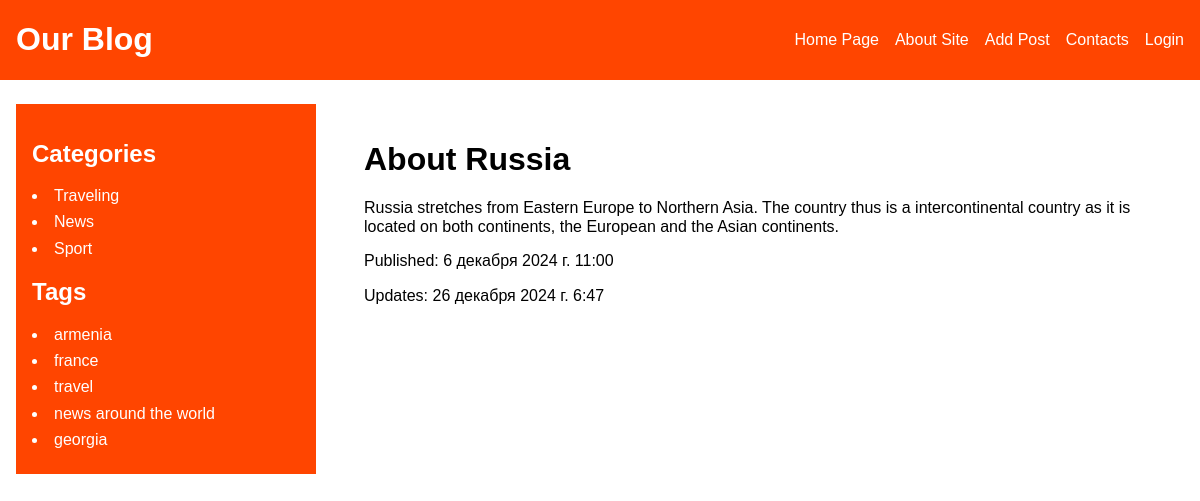
The page /article/about-russia/ on the database its author committed.
### blog/models.py (models this page shows, shortened)
class Category(models.Model):
    name = models.CharField(max_length=255, db_index=True,verbose_name="Անուն")
    slug = models.SlugField(max_length=255, unique=True, db_index=True,null=True)
    def get_absolute_url(self):
        return reverse("category", kwargs={"cat_slug": self.slug})
    class Meta:
        verbose_name = "Category"
        verbose_name_plural = "Categories"

class ArticleTags(models.Model):
    tag = models.CharField(max_length=255, db_index=True)
    slug = models.SlugField(max_length=255, unique=True, db_index=True)
    def get_absolute_url(self):
        return reverse("tag", kwargs={"tag_slug": self.slug})

class Article(models.Model):
    class Status(models.IntegerChoices):
        DRAFT = 0, "Draft"
        PUBLISHED = 1, "Published"
    title = models.CharField(max_length=255, verbose_name="Վերնագիր")
    slug = models.SlugField(max_length=255, unique=True, db_index=True, null=True)
    content = models.TextField(blank = True)
    time_create = models.DateTimeField(auto_now_add=True)
    time_update = models.DateTimeField(auto_now=True)
    is_published = models.BooleanField(choices=tuple(
        map(lambda x: (bool(x[0]), x[1]), Status.choices)), default=Status.PUBLISHED)
    category = models.ForeignKey("Category", on_delete=models.PROTECT,related_name="items")
    tags = models.ManyToManyField("ArticleTags", blank = True, related_name="tags")
    adv = models.OneToOneField("Adv", on_delete=models.SET_NULL, related_name="adv", null=True, blank=True)
    objects = models.Manager()
    published = ArticleManager()
    class Meta:
        ordering = ["time_create"]
        indexes = [
            models.Index(fields=["time_create"])
        ]

### blog/views.py (the view)
# urls.py: path("article/<slug:article_slug>/", views.show_article, name="article"),
def show_article(request, article_slug):
	article = get_object_or_404(Article, slug = article_slug)
	data = {
		"title": article.title,
		"content": article.content,
		"time_create": article.time_create,
		"time_update": article.time_update,
		"is_published": article.is_published,
		"tags": article.tags.all()
	}
	return render(request, "blog/show-article.html", data)

### blog/context.py (called while the page is built)
def menu_context(request):
    return {
        "menu":  [
            {
                "link_title": "Home Page",
                "link_url_name": "index"
            },
            {
                "link_title": "About Site",
                "link_url_name": "about"
            },
            {
                "link_title": "Add Post",
                "link_url_name": "add_post"
            },
            {
                "link_title": "Contacts",
                "link_url_name": "contacts"
            },
            {
                "link_title": "Login",
                "link_url_name": "login"
            },
        ],
    }

### blog/templatetags/blog_tags.py (called while the page is built)
@register.inclusion_tag("blog/includes/categories.html")
def show_categories(cat_selected=0):
    cats = Category.objects.all()
    return {"cats": cats, "cat_selected": cat_selected}

@register.inclusion_tag("blog/includes/tags.html")
def show_tags():
    return {"tags": ArticleTags.objects.all()}

### blog/templates/blog/show-article.html (shortened to what this page needs)
{% extends "base.html" %}
{% block article %}
    <div>
        <article>
            <h1>{{title}}</h1>
            <p>{{content|linebreaks}}</p>
            <div>
                <p>Published: {{time_create}}</p>
                <p>Updates: {{time_update}}</p>
            </div>
        </article>
    </div>
{% endblock %}

### blog/templates/blog/includes/categories.html
<h2>Categories</h2>
<ul class="categories">
    {% for cat in cats %}
        {% if cat.id == cat_selected %}
            <li class="active_cat">{{cat.name}}</li>
        {% else %}
            <li>
                <a class="category_item" href="{{ cat.get_absolute_url }}">{{cat.name}}</a>
            </li>
        {% endif %}
    {% endfor %}
</ul>

### blog/templates/blog/includes/tags.html
{% if tags %}
<h2>Tags</h2>
<ul class="tags">
    {% for tag in tags %}
    <li>
        <a class="category_item" href="{{ tag.get_absolute_url }}">{{tag.tag}}</a>
    </li>
    {% endfor %}
</ul>
{% endif %}

### blog/static/blog/css/style.css (style rules this page uses)
* { box-sizing: border-box; }
html { line-height: 1.15; -webkit-text-size-adjust: 100%; }
body { margin: 0; }
h1 { font-size: 2em; margin: 0.67em 0; }
a { background-color: transparent; }
ul { padding: 0; }
body { font-family: "m-regular", arial, serif; }

### rows shown on the page
Category: name "Traveling"
Category: name "News"
Category: name "Sport"
ArticleTags: tag "armenia"
ArticleTags: tag "france"
ArticleTags: tag "travel"
ArticleTags: tag "news around the world"
ArticleTags: tag "georgia"
Article: title "About Russia", content "Russia stretches from Eastern Europe to Northern Asia. The country thus is a intercontinental country as it is located on both continents, the European and the Asian continents.", time_create "6 декабря 2024 г. 11:00", time_update "26 декабря 2024 г. 6:47"

### other values the page prints
{{ m.link_title }} "Home Page" "About Site" "Add Post" "Contacts" "Login"
